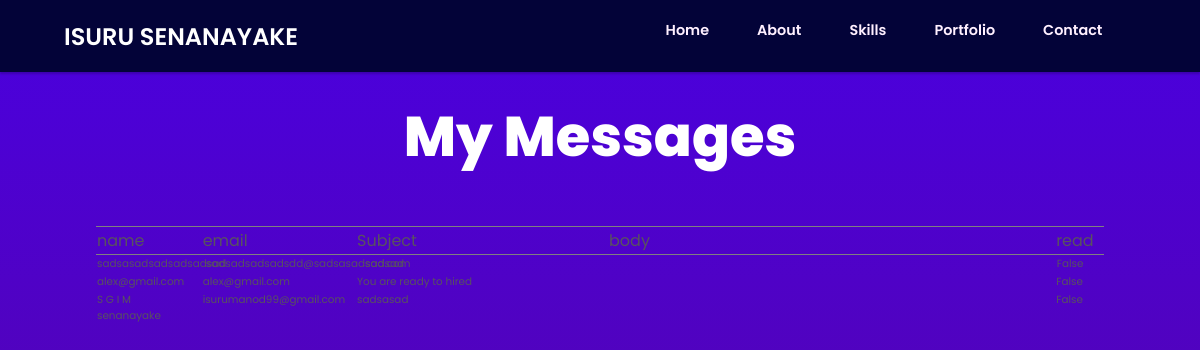
Screenshot of /inbox/ with the database file from the repository.
### portfolio/models.py (models this page shows, shortened)
class Messages(models.Model):
    name = models.CharField(max_length=200,null=True)
    email = models.EmailField(null=True,blank=True)
    subject = models.CharField(max_length=200,null=True)
    Message = models.TextField(null=True)
    is_read = models.BooleanField(default=False,)
    created = models.DateTimeField(auto_now_add=True)

### portfolio/views.py (the view)
# urls.py: path('inbox/', views.inbox, name="inbox"),
def inbox(request):
    messages = Messages.objects.all()
    context = {"messages": messages}
    return render(request, "inbox.html", context)

### templates/inbox.html
{% extends "main.html" %}
{% load static %}
{% block content %}
    <section class="contact section">
        <div class="inbox-form-container">
            <h1 class="section-title">My Messages</h1>
            <table width="100%" class="inbox-table">
                <thead>
                <tr>
                    <td class="inbox-name">name</td>
                    <td class="inbox-email">email</td>
                    <td class="inbox-Subject">Subject</td>
                    <td class="inbox-body">body</td>
                    <td class="inbox-read">read</td>
                </tr>
                </thead>
                <tbody>
                {% for message in  messages %}
                    <tr class="table-row">
                    <td class="inbox-name">{{ message.name }}</td>
                    <td class="inbox-email">{{ message.email }}</td>
                    <td class="inbox-Subject">{{ message.subject }}</td>
                    <td class="inbox-body">{{ message.body }}</td>
                    <td class="inbox-read">{{ message.is_read }}</td>
                    </tr>
                {% endfor %}
                </tbody>
            </table>
        </div>
    </section>
{% endblock %}

### static/css/style.css (style rules this page uses)
:root { --header-height: 3rem; --hue-color: 270; --first-color: linear-gradient(to bottom, #57059e, #4a00e0); --first-color-second: hsl(var(--hue-color), 69%, 61%); --first-color-alt: hsl(var(--hue-color), 57%, 53%); --first-color-lighter: hsl(var(--hue-color), 92%, 85%); --title-color: hsl(var(--hue-color), 8%, 15%); --text-color: hsl(var(--hue-color), 8%, 35%); --text-color-light: hsl(var(--hue-color), 8%, 65%); --input-color: hsl(var(--hue-color), 70%, 96%); --body-color: hsl(var(--hue-color), 60%, 99%); --container-color: #fff; --scroll-bar-color: hsl(var(--hue-color), 12%, 90%); --scroll-thumb-color: hsl(var(--hue-color), 12%, 80%); --body-font: 'Poppins', sans-serif; --big-font-size: 2rem; --h1-font-size: 1.5rem; --h2-font-size: 1.25rem; --h3-font-size: 1.125rem; --normal-font-size: 1rem; --small-font-size: 0.9rem; --smaller-font-size: .85rem; background: linear-gradient(to bottom, #57059e, #4a00e0); }
* { box-sizing: border-box; }
body { margin: 0; font-family: var(--body-font); font-size: var(--normal-font-size); background: var(--body-color); color: var(--text-color); }
h1, h2, h3, h4 { color: #fff0ff; font-weight: 600; }
.section { padding: 0; }
.section-title { font-size: 3.5rem; color: #fff; font-weight: 800; text-align: center; }
.section-subtitle, .section-title { text-align: center; }
.contact { min-height: 90vh; background: linear-gradient(to top, #57059e, #4a00e0); }
.inbox-form-container { margin: 0 6rem 12rem; }
.inbox-table { width: 100%; border-collapse: collapse; table-layout: fixed; }
.inbox-table thead { border: 1px solid grey; border-left: none; border-right: none; }
.inbox-table tr { display: flex; height: max-content; gap: 1rem; }
.inbox-table tbody { font-size: 0.65rem; }
.inbox-table tr { display: flex; height: max-content; gap: 0.5rem; }
.inbox-name { width: 10%; }
.inbox-email { width: 15%; text-align: start; }
.inbox-read { width: 5%; }
.inbox-Subject { width: 25%; text-align: start; }
.inbox-body { width: 45%; text-align: start; }
@media screen and (min-width: 800px) { .section { padding: 48px 0 32px; } }

### rows the page displays
Messages: name "sadsasadsadsadsadsad", email "sadsadsadsadsdd@sadsasadsad.com", subject "sadsad", is_read "False"
Messages: name "alex@gmail.com", email "alex@gmail.com", subject "You are ready to hired", is_read "False"
Messages: name "S G I M senanayake", email "isurumanod99@gmail.com", subject "sadsasad", is_read "False"
